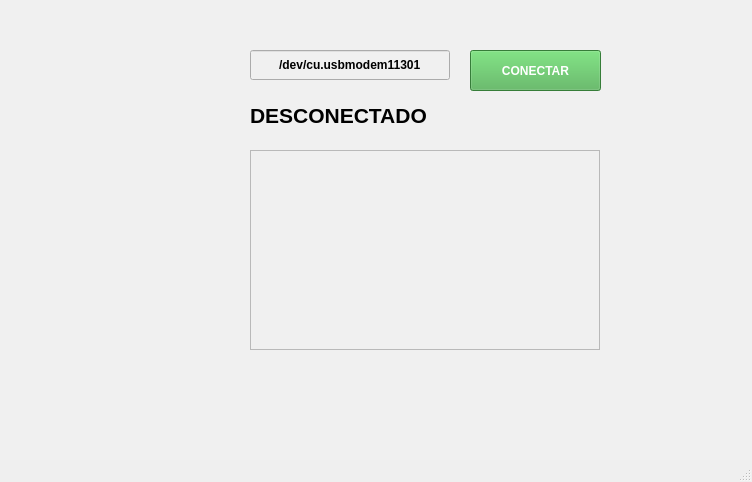
<?xml version="1.0" encoding="UTF-8"?>
<ui version="4.0">
 <class>MainWindow</class>
 <widget class="QMainWindow" name="MainWindow">
  <property name="geometry">
   <rect>
    <x>0</x>
    <y>0</y>
    <width>752</width>
    <height>482</height>
   </rect>
  </property>
  <property name="windowTitle">
   <string>MainWindow</string>
  </property>
  <widget class="QWidget" name="centralwidget">
   <property name="styleSheet">
    <string notr="true">background-color: #f0f0f0; /* Light gray background */</string>
   </property>
   <widget class="QLabel" name="label">
    <property name="geometry">
     <rect>
      <x>20</x>
      <y>10</y>
      <width>200</width>
      <height>200</height>
     </rect>
    </property>
    <property name="text">
     <string/>
    </property>
    <property name="pixmap">
     <pixmap resource="../../Imagenes/recursos.qrc">:/Logos/FI_LOGO.png</pixmap>
    </property>
    <property name="scaledContents">
     <bool>true</bool>
    </property>
   </widget>
   <widget class="QLineEdit" name="txt_com">
    <property name="geometry">
     <rect>
      <x>250</x>
      <y>50</y>
      <width>200</width>
      <height>30</height>
     </rect>
    </property>
    <property name="font">
     <font>
      <bold>true</bold>
     </font>
    </property>
    <property name="text">
     <string>/dev/cu.usbmodem11301</string>
    </property>
    <property name="alignment">
     <set>Qt::AlignCenter</set>
    </property>
   </widget>
   <widget class="QPushButton" name="btn_accion">
    <property name="geometry">
     <rect>
      <x>470</x>
      <y>50</y>
      <width>131</width>
      <height>41</height>
     </rect>
    </property>
    <property name="font">
     <font>
      <bold>true</bold>
     </font>
    </property>
    <property name="text">
     <string>CONECTAR</string>
    </property>
    <property name="styleSheet">
     <string notr="true">background-color: #4CAF50; /* Green */
color: white; /* White text */</string>
    </property>
   </widget>
   <widget class="QLabel" name="txt_estado">
    <property name="geometry">
     <rect>
      <x>250</x>
      <y>100</y>
      <width>200</width>
      <height>30</height>
     </rect>
    </property>
    <property name="font">
     <font>
      <pointsize>16</pointsize>
      <bold>true</bold>
     </font>
    </property>
    <property name="text">
     <string>DESCONECTADO</string>
    </property>
   </widget>
   <widget class="QListWidget" name="datos">
    <property name="geometry">
     <rect>
      <x>250</x>
      <y>150</y>
      <width>350</width>
      <height>200</height>
     </rect>
    </property>
   </widget>
  </widget>
  <widget class="QMenuBar" name="menubar">
   <property name="geometry">
    <rect>
     <x>0</x>
     <y>0</y>
     <width>752</width>
     <height>24</height>
    </rect>
   </property>
  </widget>
  <widget class="QStatusBar" name="statusbar"/>
 </widget>
 <resources>
  <include location="../../Imagenes/recursos.qrc"/>
  <include location="../Imagenes/recursos.qrc"/>
 </resources>
 <connections/>
</ui>
